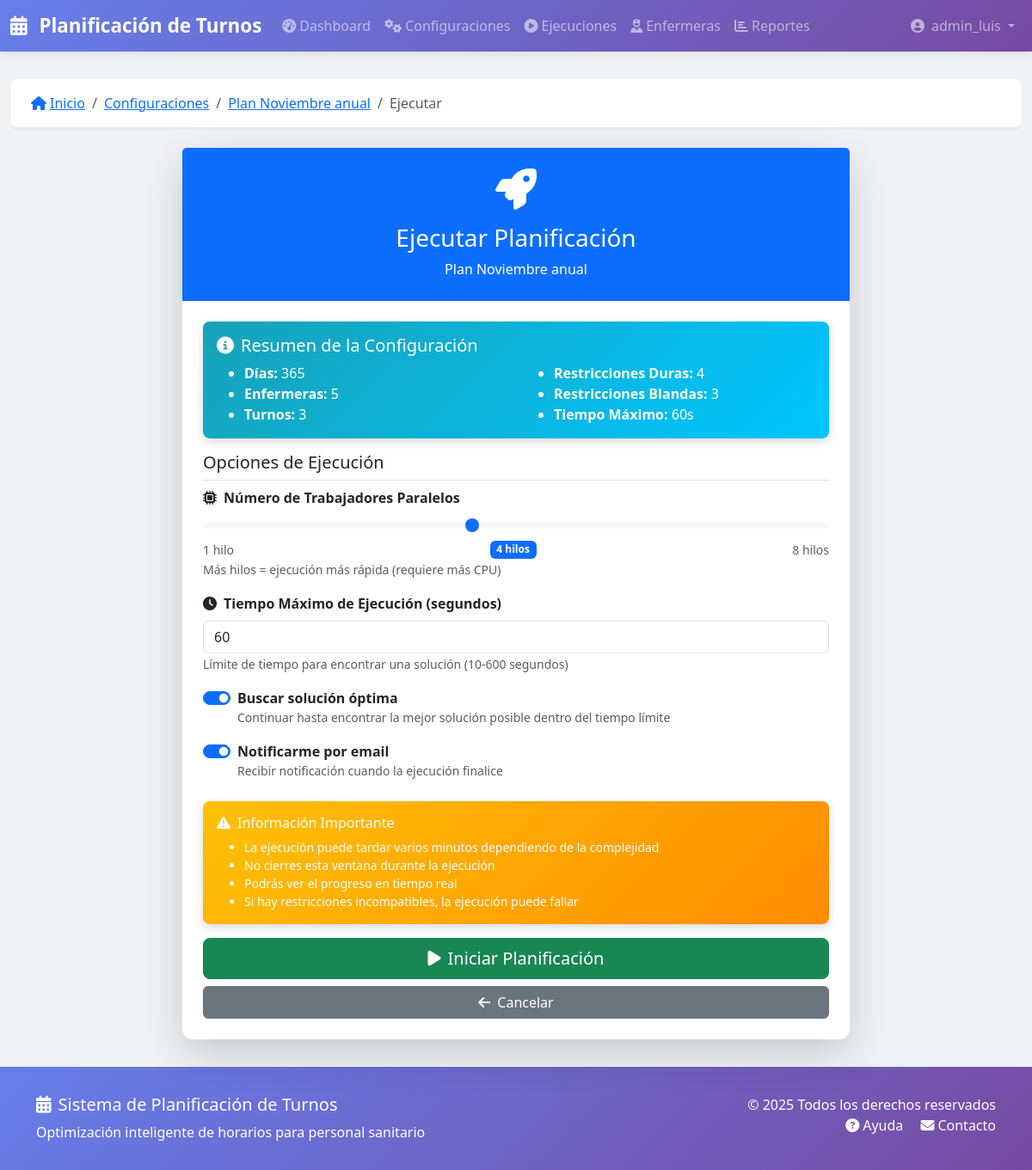
Screenshot of /configuraciones/5/ejecutar/ (signed in) with the database file from the repository.
### turnos/models.py (models this page shows, shortened)
class ConfiguracionPlanificacion(models.Model):
    nombre = models.CharField(_('Nombre'), max_length=200)
    descripcion = models.TextField(_('Descripción'), blank=True)
    activa = models.BooleanField(_('Activa'), default=True)
    num_dias = models.IntegerField(
        _('Número de días'),
        validators=[MinValueValidator(7), MaxValueValidator(365)]
    )
    fecha_inicio = models.DateField(_('Fecha de inicio'))
    enfermeras = models.ManyToManyField(Enfermera, verbose_name=_('Enfermeras'))
    turnos = models.ManyToManyField(TipoTurno, verbose_name=_('Turnos'))
    demanda_por_turno = models.JSONField(
        _('Demanda por turno'),
        default=dict,
        blank=True  # <-- AÑADIDO
    )
    restricciones_duras = models.JSONField(
        _('Restricciones duras'),
        default=list,
        blank=True  # <-- AÑADIDO
    )
    restricciones_blandas = models.JSONField(
        _('Restricciones blandas'),
        default=list,
        blank=True  # <-- AÑADIDO
    )
    num_trabajadores = models.IntegerField(
        _('Número de trabajadores paralelos'),
        default=4,
        validators=[MinValueValidator(1), MaxValueValidator(8)]
    )
    tiempo_maximo_segundos = models.IntegerField(
        _('Tiempo máximo en segundos'),
        default=60,
        validators=[MinValueValidator(10), MaxValueValidator(600)]
    )
    seed = models.IntegerField(_('Semilla aleatoria'), null=True, blank=True)
    creado_por = models.ForeignKey(User, on_delete=models.SET_NULL, null=True, verbose_name=_('Creado por'))
    fecha_creacion = models.DateTimeField(_('Fecha de creación'), auto_now_add=True, editable=False)
    fecha_modificacion = models.DateTimeField(_('Fecha de modificación'), auto_now=True, editable=False)
    class Meta:
        verbose_name = _('Configuración de Planificación')
        verbose_name_plural = _('Configuraciones de Planificación')
        ordering = ['-fecha_creacion']

### turnos/views.py (the view, shortened to what this page needs)
# urls.py: path('configuraciones/<int:pk>/ejecutar/', views.EjecutarPlanificacionView.as_view(), name='ejecutar_planificacion'),
class EjecutarPlanificacionView(LoginRequiredMixin, DetailView):
    model = ConfiguracionPlanificacion
    template_name = 'turnos/ejecutar_planificacion.html'
    context_object_name = 'configuracion'
    def get_context_data(self, **kwargs):
        context = super().get_context_data(**kwargs)
        config = self.get_object()
        errores = []
        advertencias = []
        enfermeras_activas = config.enfermeras.filter(activa=True).count()
        if enfermeras_activas < 2:
            errores.append(f'Se necesitan al menos 2 enfermeras activas. Actualmente hay {enfermeras_activas}.')
        turnos_activos = config.turnos.filter(activo=True).count()
        if turnos_activos < 1:
            errores.append(f'Se necesita al menos 1 tipo de turno activo. Actualmente hay {turnos_activos}.')
        if not config.demanda_por_turno:
            advertencias.append(
                'No hay demanda configurada. Se usarán valores por defecto (mínimo: 1, óptimo: 2, máximo: 5).')
        if not config.restricciones_duras:
            advertencias.append(
                'No hay restricciones duras configuradas. Se aplicarán restricciones básicas por defecto.')
        if not config.restricciones_blandas:
            advertencias.append(
                'No hay restricciones blandas. La planificación puede no ser óptima en términos de equidad.')
        total_turnos_necesarios = config.num_dias * len(config.turnos.filter(activo=True))
        capacidad_enfermeras = enfermeras_activas * config.num_dias
        if capacidad_enfermeras < total_turnos_necesarios:
            advertencias.append(
                f'Puede no haber suficientes enfermeras. '
                f'Capacidad: {capacidad_enfermeras} turnos. '
                f'Necesarios: ~{total_turnos_necesarios} turnos.'
            )
        context['errores'] = errores
        context['advertencias'] = advertencias
        context['puede_ejecutar'] = len(errores) == 0
        context['enfermeras_activas'] = enfermeras_activas
        context['turnos_activos'] = turnos_activos
        return context

### backups/backup_20251025_181627/turnos/templates/turnos/ejecutar_planificacion.html (shortened to what this page needs)
{% extends 'base.html' %}
{% load static %}
{% load i18n %}
{% block breadcrumb_items %}
    <li class="breadcrumb-item"><a href="{% url 'turnos:config_lista' %}">{% trans "Configuraciones" %}</a></li>
    <li class="breadcrumb-item"><a href="{% url 'turnos:config_detalle' configuracion.id %}">{{ configuracion.nombre }}</a></li>
    <li class="breadcrumb-item active">{% trans "Ejecutar" %}</li>
{% endblock %}
{% block content %}
<div class="row justify-content-center">
    <div class="col-lg-8">
        <div class="card shadow-lg">
            <div class="card-header bg-primary text-white text-center py-4">
                <i class="fas fa-rocket fa-3x mb-3"></i>
                <h3>{% trans "Ejecutar Planificación" %}</h3>
                <p class="mb-0">{{ configuracion.nombre }}</p>
            </div>
            <div class="card-body p-4">
                <div class="alert alert-info">
                    <h5><i class="fas fa-info-circle me-2"></i>{% trans "Resumen de la Configuración" %}</h5>
                    <div class="row">
                        <div class="col-md-6">
                            <ul class="mb-0">
                                <li><strong>{% trans "Días:" %}</strong> {{ configuracion.num_dias }}</li>
                                <li><strong>{% trans "Enfermeras:" %}</strong> {{ configuracion.enfermeras.count }}</li>
                                <li><strong>{% trans "Turnos:" %}</strong> {{ configuracion.turnos.count }}</li>
                            </ul>
                        </div>
                        <div class="col-md-6">
                            <ul class="mb-0">
                                <li><strong>{% trans "Restricciones Duras:" %}</strong> {{ configuracion.restricciones_duras|length }}</li>
                                <li><strong>{% trans "Restricciones Blandas:" %}</strong> {{ configuracion.restricciones_blandas|length }}</li>
                                <li><strong>{% trans "Tiempo Máximo:" %}</strong> {{ configuracion.tiempo_maximo_segundos }}s</li>
                            </ul>
                        </div>
                    </div>
                </div>
                <form method="post" action="{% url 'turnos:ejecutar_planificacion' configuracion.id %}" id="form-ejecutar">
                    <div class="mb-4">
                        <h5 class="border-bottom pb-2">{% trans "Opciones de Ejecución" %}</h5>
                        <div class="mb-3">
                            <label class="form-label fw-bold">
                                <i class="fas fa-microchip me-2"></i>{% trans "Número de Trabajadores Paralelos" %}
                            </label>
                            <input type="range"
                                   class="form-range"
                                   name="num_trabajadores"
                                   min="1"
                                   max="8"
                                   value="{{ configuracion.num_trabajadores }}"
                                   id="num-trabajadores-range">
                            <div class="d-flex justify-content-between">
                                <small class="text-muted">1 hilo</small>
                                <span id="num-trabajadores-value" class="badge bg-primary">
                                    {{ configuracion.num_trabajadores }} hilos
                                </span>
                                <small class="text-muted">8 hilos</small>
                            </div>
                            <small class="form-text text-muted">
                                {% trans "Más hilos = ejecución más rápida (requiere más CPU)" %}
                            </small>
                        </div>
                        <div class="mb-3">
                            <label class="form-label fw-bold">
                                <i class="fas fa-clock me-2"></i>{% trans "Tiempo Máximo de Ejecución (segundos)" %}
                            </label>
                            <input type="number"
                                   class="form-control"
                                   name="tiempo_maximo"
                                   min="10"
                                   max="600"
                                   value="{{ configuracion.tiempo_maximo_segundos }}">
                            <small class="form-text text-muted">
                                {% trans "Límite de tiempo para encontrar una solución (10-600 segundos)" %}
                            </small>
                        </div>
                        <div class="form-check form-switch mb-3">
                            <input class="form-check-input"
                                   type="checkbox"
                                   name="buscar_optima"
                                   id="buscar-optima"
                                   checked>
                            <label class="form-check-label" for="buscar-optima">
                                <strong>{% trans "Buscar solución óptima" %}</strong>
                                <div class="text-muted small">
                                    {% trans "Continuar hasta encontrar la mejor solución posible dentro del tiempo límite" %}
                                </div>
                            </label>
                        </div>
                        <div class="form-check form-switch mb-3">
                            <input class="form-check-input"
                                   type="checkbox"
                                   name="notificar_email"
                                   id="notificar-email"
                                   checked>
                            <label class="form-check-label" for="notificar-email">
                                <strong>{% trans "Notificarme por email" %}</strong>
                                <div class="text-muted small">
                                    {% trans "Recibir notificación cuando la ejecución finalice" %}
                                </div>
                            </label>
                        </div>
                    </div>
                    <div class="alert alert-warning">
                        <h6><i class="fas fa-exclamation-triangle me-2"></i>{% trans "Información Importante" %}</h6>
                        <ul class="mb-0 small">
                            <li>{% trans "La ejecución puede tardar varios minutos dependiendo de la complejidad" %}</li>
                            <li>{% trans "No cierres esta ventana durante la ejecución" %}</li>
                            <li>{% trans "Podrás ver el progreso en tiempo real" %}</li>
                            <li>{% trans "Si hay restricciones incompatibles, la ejecución puede fallar" %}</li>
                        </ul>
                    </div>
                    <div class="d-grid gap-2">
                        <button type="submit" class="btn btn-success btn-lg" id="btn-ejecutar">
                            <i class="fas fa-play me-2"></i>{% trans "Iniciar Planificación" %}
                        </button>
                        <a href="{% url 'turnos:config_detalle' configuracion.id %}" class="btn btn-secondary">
                            <i class="fas fa-arrow-left me-2"></i>{% trans "Cancelar" %}
                        </a>
                    </div>
                </form>
            </div>
        </div>
    </div>
</div>
{% endblock %}

### backups/backup_20251025_181627/turnos/templates/base.html (shortened to what this page needs)
{% load static %}
{% load i18n %}
<!DOCTYPE html>
<html lang="es">
<head>
    <link href="https://cdn.jsdelivr.net/npm/bootstrap@5.3.0/dist/css/bootstrap.min.css" rel="stylesheet">
    <link rel="stylesheet" href="https://cdnjs.cloudflare.com/ajax/libs/font-awesome/6.4.0/css/all.min.css">
</head>
<body>
    <nav class="navbar navbar-expand-lg navbar-dark">
        <div class="container-fluid">
            <a class="navbar-brand" href="{% url 'turnos:dashboard' %}">
                <i class="fas fa-calendar-alt me-2"></i>
                Planificación de Turnos
            </a>
            <div class="collapse navbar-collapse" id="navbarNav">
                <ul class="navbar-nav me-auto">
                    <li class="nav-item">
                        <a class="nav-link" href="{% url 'turnos:dashboard' %}">
                            <i class="fas fa-tachometer-alt me-1"></i>Dashboard
                        </a>
                    </li>
                    <li class="nav-item">
                        <a class="nav-link" href="{% url 'turnos:config_lista' %}">
                            <i class="fas fa-cogs me-1"></i>Configuraciones
                        </a>
                    </li>
                    <li class="nav-item">
                        <a class="nav-link" href="{% url 'turnos:ejecucion_lista' %}">
                            <i class="fas fa-play-circle me-1"></i>Ejecuciones
                        </a>
                    </li>
                    <li class="nav-item">
                        <a class="nav-link" href="{% url 'turnos:enfermera_lista' %}">
                            <i class="fas fa-user-nurse me-1"></i>Enfermeras
                        </a>
                    </li>
                    <li class="nav-item">
                        <a class="nav-link" href="{% url 'turnos:reportes' %}">
                            <i class="fas fa-chart-bar me-1"></i>Reportes
                        </a>
                    </li>
                </ul>
                <ul class="navbar-nav">
                    {% if user.is_authenticated %}
                    <li class="nav-item dropdown">
                        <a class="nav-link dropdown-toggle" href="#" id="userDropdown" role="button" data-bs-toggle="dropdown">
                            <i class="fas fa-user-circle me-1"></i>
                            {{ user.get_full_name|default:user.username }}
                        </a>
                    </li>
                    {% else %}
                    <li class="nav-item">
                        <a class="nav-link" href="{% url 'accounts:login' %}">
                            <i class="fas fa-sign-in-alt me-1"></i>Iniciar Sesión
                        </a>
                    </li>
                    {% endif %}
                </ul>
            </div>
        </div>
    </nav>
    <main class="main-content">
        <div class="container-fluid">
            {% block breadcrumb %}
            <nav aria-label="breadcrumb">
                <ol class="breadcrumb">
                    <li class="breadcrumb-item">
                        <a href="{% url 'turnos:dashboard' %}">
                            <i class="fas fa-home me-1"></i>Inicio
                        </a>
                    </li>
                    {% block breadcrumb_items %}{% endblock %}
                </ol>
            </nav>
            {% endblock %}
            {% block content %}{% endblock %}
        </div>
    </main>
    <footer>
        <div class="container">
            <div class="row">
                <div class="col-md-6">
                    <h5><i class="fas fa-calendar-alt me-2"></i>Sistema de Planificación de Turnos</h5>
                    <p class="mb-0">Optimización inteligente de horarios para personal sanitario</p>
                </div>
                <div class="col-md-6 text-md-end">
                    <p class="mb-0">&copy; 2025 Todos los derechos reservados</p>
                    <p class="mb-0">
                        <a href="#" class="text-white text-decoration-none me-3">
                            <i class="fas fa-question-circle me-1"></i>Ayuda
                        </a>
                        <a href="#" class="text-white text-decoration-none">
                            <i class="fas fa-envelope me-1"></i>Contacto
                        </a>
                    </p>
                </div>
            </div>
        </div>
    </footer>
</body>
</html>

### rows the page displays
ConfiguracionPlanificacion: nombre "Plan Noviembre anual", num_dias "365", enfermeras.count "5", turnos.count "3", restricciones_duras|length "4", restricciones_blandas|length "3", tiempo_maximo_segundos "60", num_trabajadores "4", tiempo_maximo "60"

### other values shown
{{ user.get_full_name|default:user.username }} "admin_luis"
